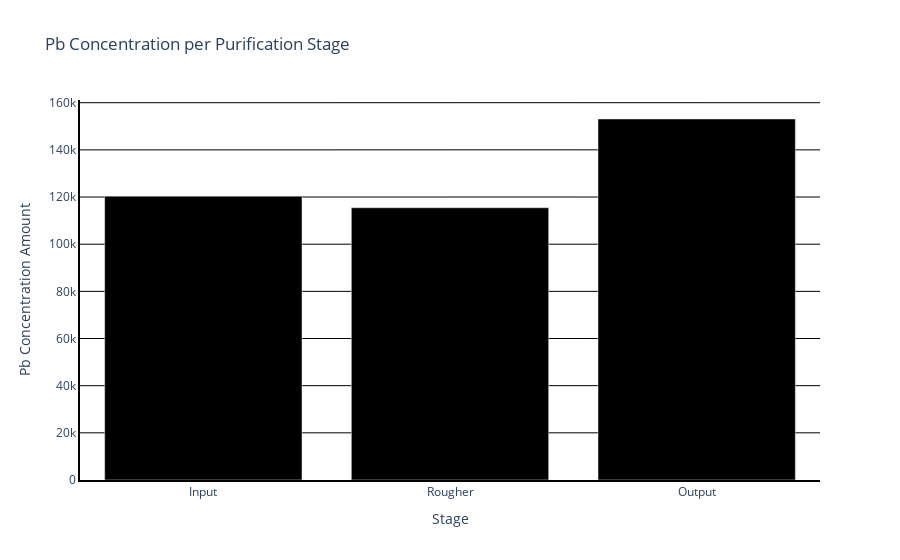

Write notebook code for a chart like this one.
### Code cell
pb_bar = px.bar(pb_df, x='Stage', y='Pb Concentration Amount', title='Pb Concentration per Purification Stage', color_discrete_sequence=['black'])

pb_bar.update_layout(plot_bgcolor='white', yaxis=dict(showgrid=True, gridcolor='black'))
pb_bar.update_xaxes(showline=True, linewidth=2, linecolor='black')

pb_bar.update_yaxes(showline=True, linewidth=2, linecolor='black')
pb_bar.show()

### Figure 1 — Plotly figure (JSON) as saved in the notebook; plotly's stock layout.template omitted (floating-point values rounded to 4 significant figures)
{"data": [{"alignmentgroup": "True", "hovertemplate": "Stage=%{x}<br>Pb Concentration Amount=%{y}<extra></extra>", "legendgroup": "", "marker": {"color": "black", "pattern": {"shape": ""}}, "name": "", "offsetgroup": "", "orientation": "v", "showlegend": false, "textposition": "auto", "type": "bar", "x": ["Input", "Rougher", "Output"], "xaxis": "x", "y": [120300.0, 115500.0, 153100.0], "yaxis": "y"}], "layout": {"barmode": "relative", "legend": {"tracegroupgap": 0}, "plot_bgcolor": "white", "title": {"text": "Pb Concentration per Purification Stage"}, "xaxis": {"anchor": "y", "domain": [0, 1], "linecolor": "black", "linewidth": 2, "showline": true, "title": {"text": "Stage"}}, "yaxis": {"anchor": "x", "domain": [0, 1], "gridcolor": "black", "linecolor": "black", "linewidth": 2, "showgrid": true, "showline": true, "title": {"text": "Pb Concentration Amount"}}}}
